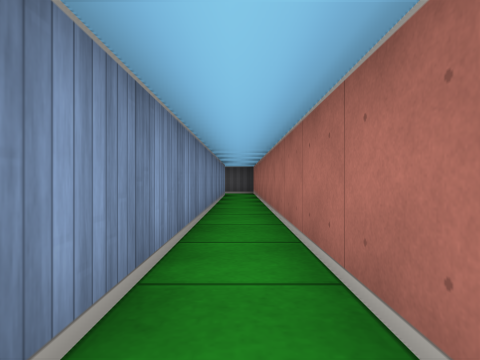
[1] (above)

17 first-person views from a walk through a cub3D maze. The camera is about half as high as the walls, looks level and sees 75° across. The floor is counted in squares. Each view is taken from the middle of a square. On the plan, view 1 faces up. The plan holds only what a view shows up to about 9 squares ahead; the rest is blank.

[2]
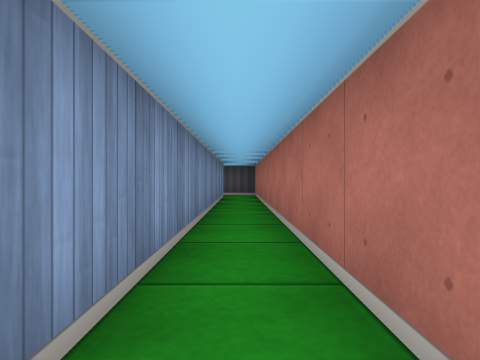

[3]
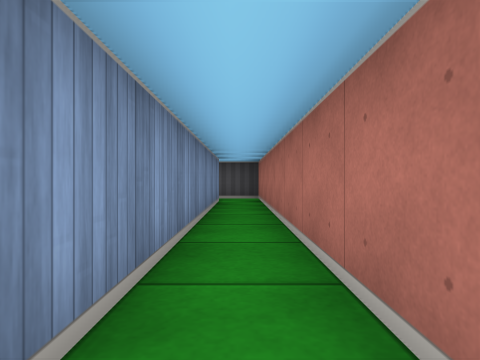

[4]
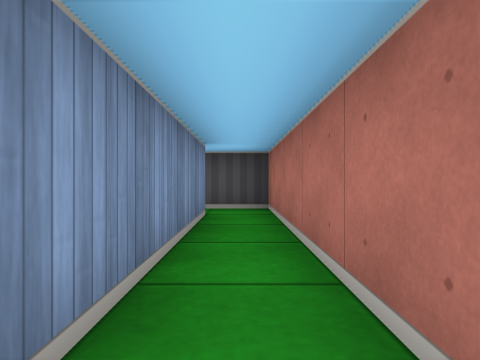

[5]
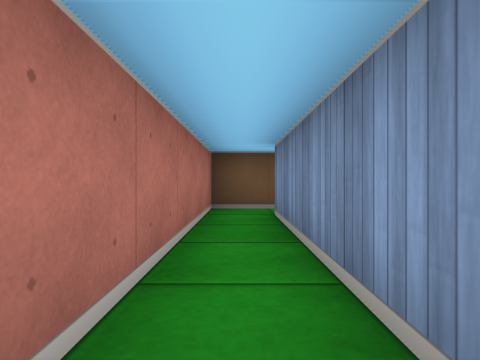

[6]
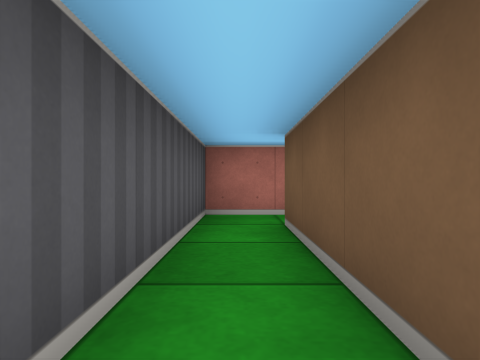

[7]
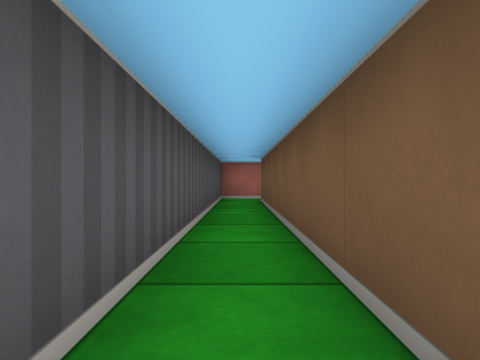

[8]
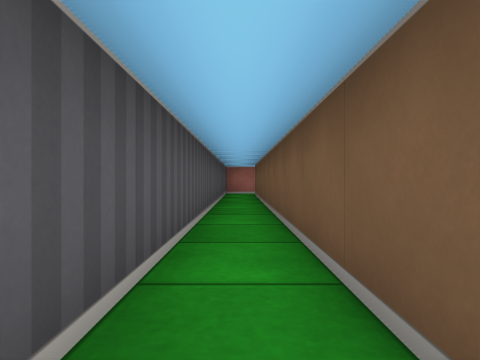

[9]
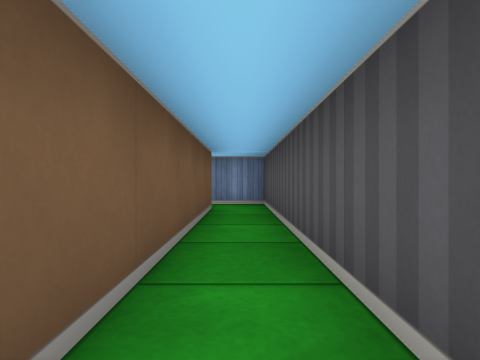

[10]
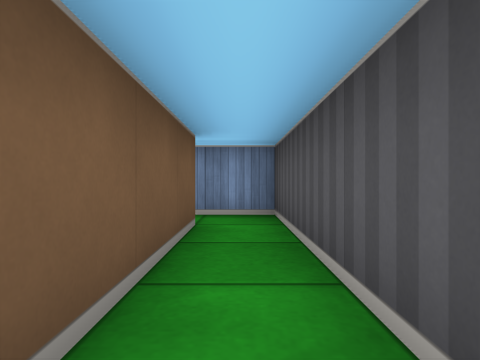

[11]
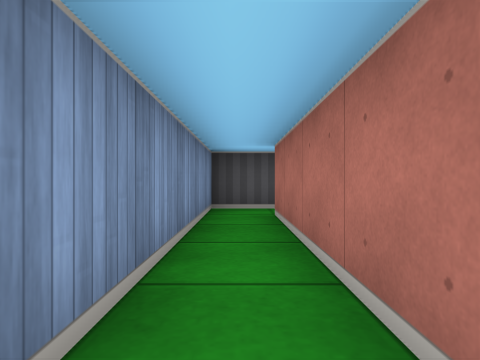

[12]
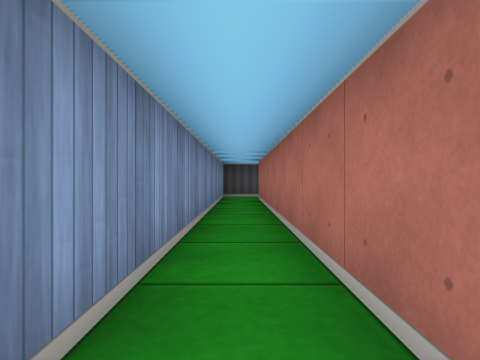

[13]
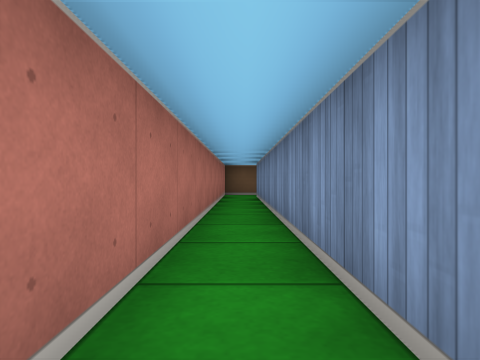

[14]
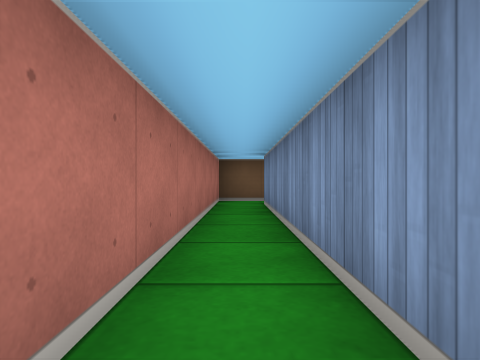

[15]
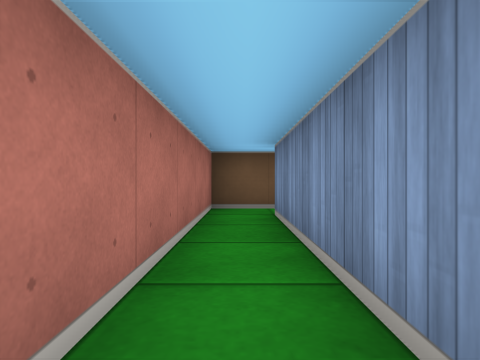

[16]
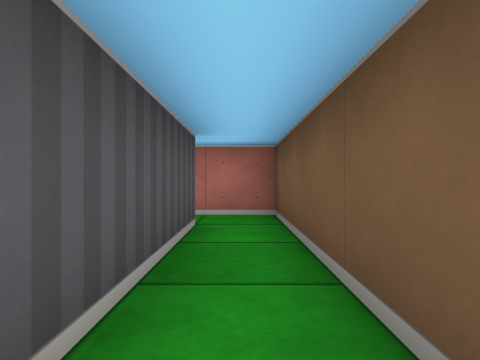

[17]
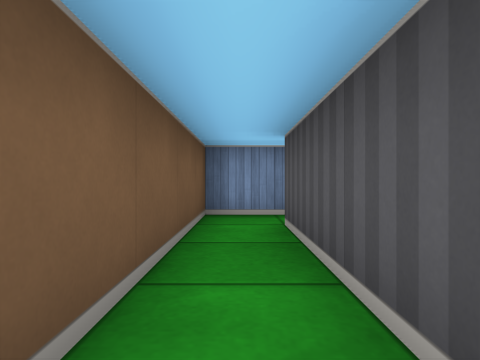

### Floor plan
Points are (right, up) in squares from view 1. A wall is a line through its corners. A room is listed if a view was taken in it or the views show most of it. See-through windows are left out.
Room 1 (views 1, 2, 3, 4, 5, 6, 7, 8, 9, 10)
walls: (-13.5, 10.5) (-0.5, 10.5) (-0.5, -0.5); (0.5, -0.5) (0.5, 11.5) (-13.5, 11.5)
ways out: opening at (-13, 11) to room 2; opening at (0, 0)
Room 2 (views 11, 12, 13, 14, 15)
walls: (-13.5, 11.5) (-14.5, 11.5) (-14.5, -4.5); (-13.5, -4.5) (-13.5, 10.5)
ways out: opening at (-13, 11) to room 1; opening at (-14, -4) to room 3
Room 3 (views 16, 17)
walls: (-14.5, -4.5) (-17.5, -4.5); (-18.5, -4.2) (-18.5, -5.5) (-13.5, -5.5) (-13.5, -4.5)
ways out: opening at (-14, -4) to room 2; opening at (-18, -4)

Where each view was taken, in squares from view 1:
view 1: 0 up, 0 right, facing up
view 2: 1 up, 0 right, facing up
view 3: 3 up, 0 right, facing up
view 4: 6 up, 0 right, facing up
view 5: 4 up, 0 right, facing down
view 6: 11 up, 4 left, facing right
view 7: 11 up, 8 left, facing right
view 8: 11 up, 11 left, facing right
view 9: 11 up, 8 left, facing left
view 10: 11 up, 10 left, facing left
view 11: 6 up, 14 left, facing up
view 12: 2 up, 14 left, facing up
view 13: 5 up, 14 left, facing down
view 14: 2 up, 14 left, facing down
view 15: 0 up, 14 left, facing down
view 16: 5 down, 18 left, facing right
view 17: 5 down, 14 left, facing left
